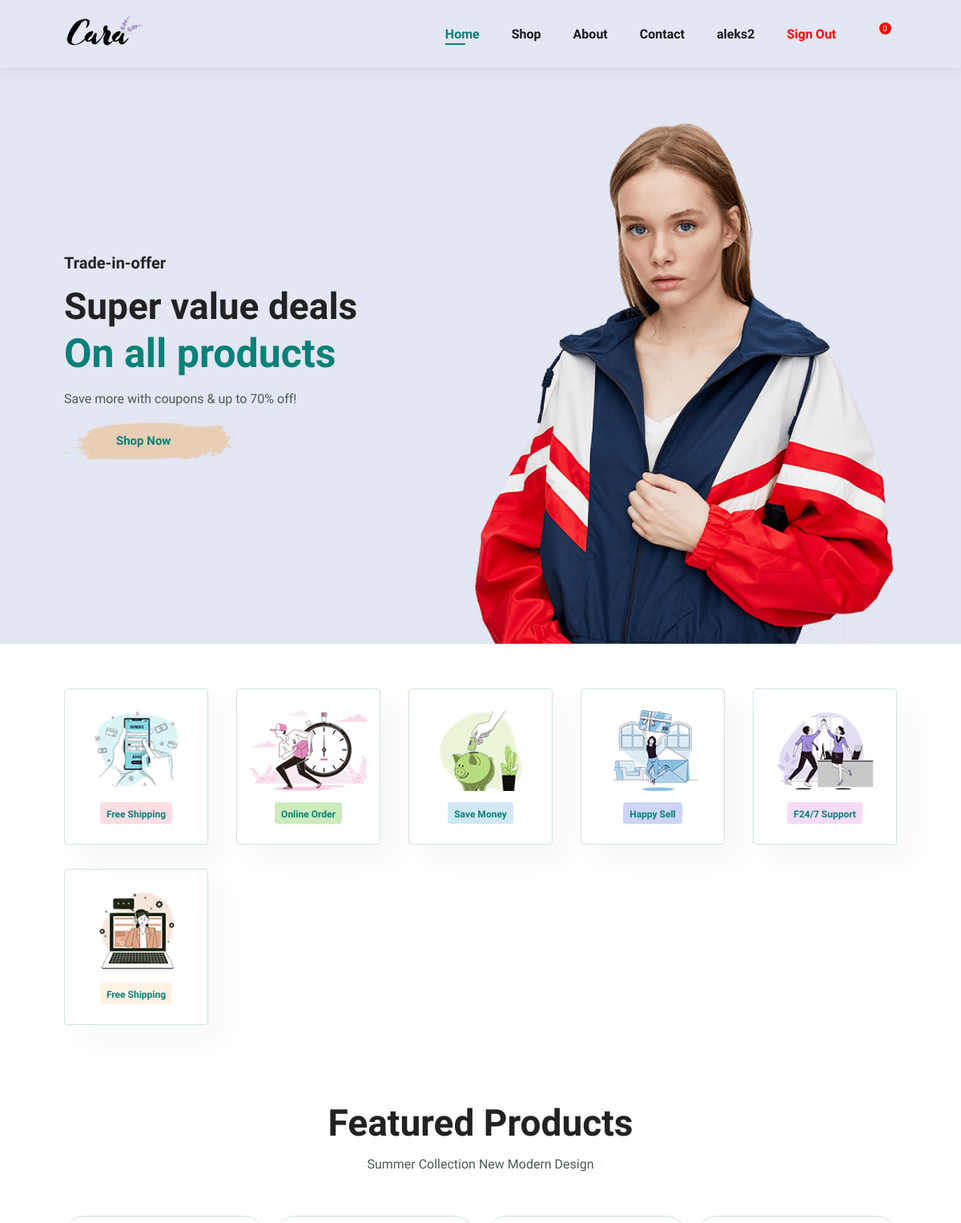
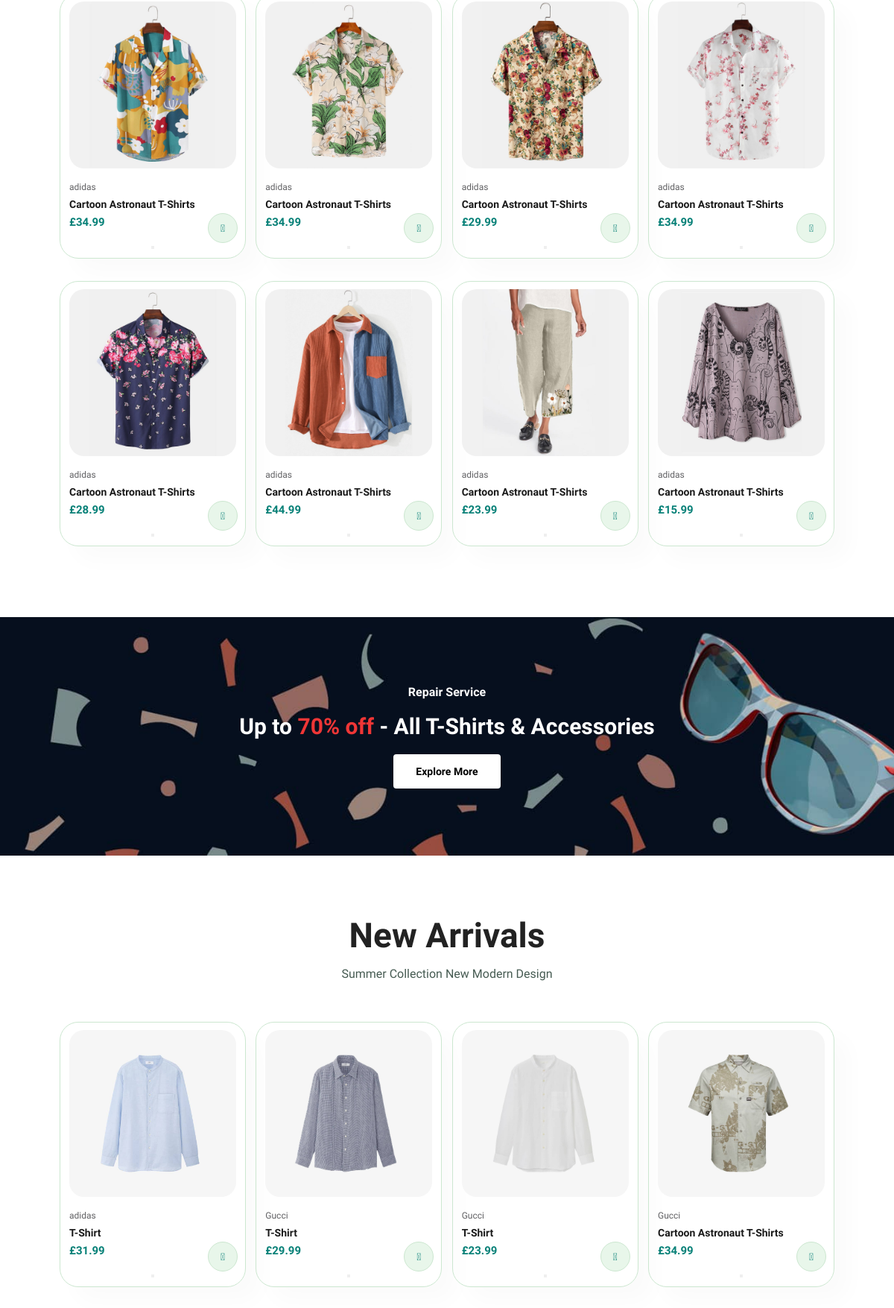
/ (signed in, upper part), run on the app's committed database (2 pictures, top to bottom).
### store/models.py (models this page shows, shortened)
class Product(models.Model):
    name = models.CharField(max_length=200, null=True)
    price = models.DecimalField(max_digits=7, decimal_places=2)
    brand = models.CharField(max_length=200, null=True)
    image = models.ImageField(null=True, blank=True)
    price_id = models.CharField(max_length=200)
    @property
    def imageURL(self):
        try:
            url = self.image.url
        except:
            url = ''
        return url

### store/views.py (the view)
# urls.py: 2. Add a URL to urlpatterns:  path('', views.home, name='home')
def home(request):
    featured_products = Product.objects.filter(image__istartswith='f')
    new_products = Product.objects.filter(image__istartswith='n')
    guest_data = cart_data(request)
    cart_items = guest_data['cart_items']
    context = {
        'featured_products': featured_products,
        'new_products': new_products,
        'cart_items' : cart_items,
    }
    return render(request, 'store/home.html', context)

### store/models.py (called while the page is built)
    @property
    def get_cart_items(self):
        orderitems=self.orderitem_set.all()
        total = sum([item.quantity for item in orderitems])
        return total

### store/utils.py (called while the page is built)
def cart_data(request):
    if request.user.is_authenticated:
        customer = request.user.customer
        order, created = Order.objects.get_or_create(customer=customer, complete=False)
        items = order.orderitem_set.all()
        cart_items = order.get_cart_items
    else:
        guest_data = guest_cart(request)
        cart_items = guest_data['cart_items']
        order = guest_data['order']
        items = guest_data['items']
    data = {
        'items': items,
        'order': order,
        'cart_items': cart_items,
    }
    return data

### store/templates/store/home.html (shortened to what this page needs)
{% extends 'store/base.html' %}
{% load static %}
{% block content %}
<section id="hero">
    <h4>Trade-in-offer</h4>
    <h2>Super value deals</h2>
    <h1>On all products</h1>
    <p>Save more with coupons & up to 70% off!</p>
    <button><a href="{% url 'shop' %}">Shop Now</a></button>
  </section>
<section id="feature" class="section-p1"></section>
<section id="product1" class="section-p1">
  <h2>Featured Products</h2>
  <p>Summer Collection New Modern Design</p>
  <div class="pro-container">
    {% for product in featured_products %}
      <div class="pro">
        <img src="{{ product.imageURL }}" alt="" />
        <div class="des">
          <span>{{product.brand}}</span>
          <h5>{{product.name}}</h5>
          <h4>£{{product.price|floatformat:2}}</h4>
        </div>
        <button data-product={{product.id}} data-action="add" class="update-cart"><i class="fal fa-shopping-cart cart"></i></button>
      </div>
    {% endfor %}
  </div>
</section>
<section id="banner" class="section-m1">
  <h4>Repair Service</h4>
  <h2>Up to <span>70% off</span> - All T-Shirts & Accessories</h2>
  <button class="normal">Explore More</button>
</section>
<section id="product1" class="section-p1">
  <h2>New Arrivals</h2>
      <p>Summer Collection New Modern Design</p>
      <div class="pro-container">
        {% for product in new_products %}
          <div class="pro">
            <img src="{{ product.imageURL }}" alt="" />
            <div class="des">
              <span>{{product.brand}}</span>
              <h5>{{product.name}}</h5>
              <h4>£{{ product.price|floatformat:2 }}</h4>
            </div>
            <button data-product={{product.id}} data-action="add" class="update-cart"><i class="fal fa-shopping-cart cart"></i></button>
          </div>
        {% endfor %}
      </div>
</section>
{% endblock %}

### store/templates/store/base.html (shortened to what this page needs)
<!DOCTYPE html>
{% load static %}
<html lang="en">
<head>
    <link rel="stylesheet" href="https://pro.fontawesome.com/releases/v5.10.0/css/all.css"/>
    <link rel="stylesheet" href="{% static 'css/style.css' %}">
</head>
<body>
    <section id="header">
        <a href="{% url 'home' %}"><img src="{% static 'images/logo.png' %}" alt="logo" class="logo" /></a>
        <div>
          <ul id="navbar">
            <li><a href="{% url 'home' %}">Home</a></li>
            <li><a href="{% url 'shop' %}">Shop</a></li>
            <li><a href="{% url 'about' %}">About</a></li>
            <li><a href="{% url 'contact' %}">Contact</a></li>
            {% if user.is_authenticated %}
              <li><a href="#">{{ user.username }}</a></li>
              <li><a href="{% url 'signout' %}" style="color: red;">Sign Out</a></li>
            {% else %}
              <li><a href="{% url 'signin' %}" style="color: #088178;">Sign In</a></li>
              <li><a href="{% url 'signup' %}" style="color: #088178;">Sign Up</a></li>
            {% endif %}
            <div class="cart-container">
              <li><a href="{% url 'cart' %}" id="lg-bag"><i class="far fa-shopping-bag cart-icon"></i></a>
                <p id="cart-total">{{cart_items}}</p>
            </div>
          </ul>
        </div>
    </section>
    <div class="container">
        {% block content %}
        {% endblock content %}
    </div>
</body>
</html>

### static/css/style.css (style rules this page uses)
* { margin: 0; padding: 0; box-sizing: border-box; font-family: "Spartan", sans-serif; }
html { scroll-behavior: smooth; }
h1 { font-size: 50px; line-height: 64px; color: #222; }
h2 { font-size: 46px; line-height: 54px; color: #222; }
h4 { font-size: 20px; color: #222; }
p { font-size: 16px; color: #465b52; margin: 15px 0 20px 0; }
a { text-decoration: none; color: #fff }
.section-p1 { padding: 40px 80px; }
.section-m1 { margin: 40px 0; }
button.normal { font-size: 14px; font-weight: 600; padding: 15px 30px; color: #000; background-color: #fff; border-radius: 4px; cursor: pointer; border: none; outline: none; transition: 0.2s; }
body { width: 100%; }
#header { display: flex; align-items: center; justify-content: space-between; padding: 20px 80px; background: #e3e6f3; box-shadow: 0 5px 15px rgba(0, 0, 0, 0.06); z-index: 999; position: sticky; top: 0; left: 0; }
#navbar { display: flex; align-items: center; justify-content: center; }
#hero button a { color: #088178; }
#navbar li { list-style: none; padding: 0 20px; position: relative; }
#navbar li a { text-decoration: none; font-size: 16px; font-weight: 600; color: #1a1a1a; transition: 0.3s ease; }
#navbar li a:hover, #navbar li a.active { color: #088178; }
#navbar li a.active::after, #navbar li a:hover::after { content: ""; width: 30%; height: 2px; background: #088178; position: absolute; bottom: -4px; left: 20px; }
#hero { height: 90vh; width: 100%; background-size: cover; background-position: top 25% right 0; padding: 0 80px; display: flex; flex-direction: column; align-items: flex-start; justify-content: center; }
#hero h4 { padding-bottom: 15px; }
#hero h1 { color: #088178; }
#hero button { background-color: transparent; color: #088178; border: 0; padding: 14px 80px 14px 65px; background-repeat: no-repeat; cursor: pointer; font-weight: 700; font-size: 15px; }
#feature { display: flex; align-items: center; justify-content: space-between; flex-wrap: wrap; }
#product1 { text-align: center; }
#product1 .pro-container { display: flex; justify-content: space-between; padding-top: 20px; flex-wrap: wrap; }
#product1 .pro { width: 23%; min-width: 250px; padding: 10px 12px; border: 1px solid #cce7d0; border-radius: 25px; cursor: pointer; box-shadow: 20px 20px 30px rgba(0, 0, 0, 0.02); margin: 15px 0; transition: 0.2s ease; position: relative; }
#product1 .pro img { width: 100%; border-radius: 20px; }
#product1 .pro .des { text-align: start; padding: 10px 0; }
#product1 .des span { color: #606063; font-size: 12px; }
#product1 .des h5 { padding-top: 7px; color: #1a1a1a; font-size: 14px; }
#product1 .pro .des h4 { padding-top: 7px; font-size: 15px; font-weight: 700; color: #088178; }
#product1 .pro .cart { width: 40px; height: 40px; line-height: 40px; border-radius: 50px; background-color: #e8f6ea; font-weight: 500; color: #088178; border: 1px solid #cce7d0; position: absolute; bottom: 20px; right: 10px; }
#banner { display: flex; flex-direction: column; justify-content: center; align-items: center; width: 100%; height: 40vh; background-size: cover; background-position: center; }
#banner h4 { color: #fff; font-size: 16px; }
#banner h2 { color: #fff; font-size: 30px; padding: 10px 0; }
#banner h2 span { color: #ef3636; }
#cart-total { position: absolute; top: -20px; left: 60%; right: 50px; display: block; text-align: center; color:#fff; background-color: red; width: 15px; height: 15px; border-radius: 50%; font-size: 10px; padding: 3px; padding-top: 2px; }

### data on the page
Product: imageURL (picture), brand "adidas", name "Cartoon Astronaut T-Shirts", price "34.99"
Product: imageURL (picture), brand "adidas", name "Cartoon Astronaut T-Shirts", price "34.99"
Product: imageURL (picture), brand "adidas", name "Cartoon Astronaut T-Shirts", price "29.99"
Product: imageURL (picture), brand "adidas", name "Cartoon Astronaut T-Shirts", price "34.99"
Product: imageURL (picture), brand "adidas", name "Cartoon Astronaut T-Shirts", price "28.99"
Product: imageURL (picture), brand "adidas", name "Cartoon Astronaut T-Shirts", price "44.99"
Product: imageURL (picture), brand "adidas", name "Cartoon Astronaut T-Shirts", price "23.99"
Product: imageURL (picture), brand "adidas", name "Cartoon Astronaut T-Shirts", price "15.99"
Product: imageURL (picture), brand "adidas", name "T-Shirt", price "31.99"
Product: imageURL (picture), brand "Gucci", name "T-Shirt", price "29.99"
Product: imageURL (picture), brand "Gucci", name "T-Shirt", price "23.99"
Product: imageURL (picture), brand "Gucci", name "Cartoon Astronaut T-Shirts", price "34.99"

### other printed values
{{ user.username }} "aleks2"
{{ cart_items }} "0"
